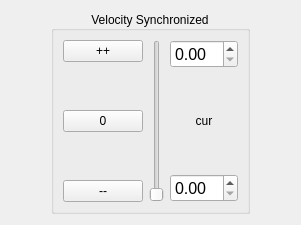
                    <widget class="QWidget" name="steering_control_synchronized_tab_widget">
                      <attribute name="title">
                        <string>Synchronized</string>
                      </attribute>
                      <layout class="QHBoxLayout" name="steering_control_synchronized_tab_widget_horizontal_layout">
                        <item>
                          <spacer name="steering_control_synchronized_tab_widget_horizontal_layout_left_spacer">
                            <property name="orientation">
                              <enum>Qt::Horizontal</enum>
                            </property>
                            <property name="sizeHint" stdset="0">
                              <size>
                                <width>40</width>
                                <height>20</height>
                              </size>
                            </property>
                          </spacer>
                        </item>
                        <item>
                          <widget class="QGroupBox" name="steering_control_synchronized_group_box">
                            <property name="title">
                              <string>Velocity Synchronized</string>
                            </property>
                            <property name="alignment">
                              <set>Qt::AlignCenter</set>
                            </property>
                            <layout class="QHBoxLayout" name="steering_control_synchronized_horizontal_layout">
                              <item>
                                <layout class="QVBoxLayout" name="steering_control_synchronized_button">
                                  <item>
                                    <widget class="QPushButton" name="steering_control_synchronized_button_increase">
                                      <property name="text">
                                        <string>++</string>
                                      </property>
                                    </widget>
                                  </item>
                                  <item>
                                    <spacer name="steering_control_synchronized_button_upper_spacer">
                                      <property name="orientation">
                                        <enum>Qt::Vertical</enum>
                                      </property>
                                      <property name="sizeHint" stdset="0">
                                        <size>
                                          <width>20</width>
                                          <height>40</height>
                                        </size>
                                      </property>
                                    </spacer>
                                  </item>
                                  <item>
                                    <widget class="QPushButton" name="steering_control_synchronized_button_reset">
                                      <property name="text">
                                        <string>0</string>
                                      </property>
                                    </widget>
                                  </item>
                                  <item>
                                    <spacer name="steering_control_synchronized_button_lower_spacer">
                                      <property name="orientation">
                                        <enum>Qt::Vertical</enum>
                                      </property>
                                      <property name="sizeHint" stdset="0">
                                        <size>
                                          <width>20</width>
                                          <height>40</height>
                                        </size>
                                      </property>
                                    </spacer>
                                  </item>
                                  <item>
                                    <widget class="QPushButton" name="steering_control_synchronized_button_decrease">
                                      <property name="text">
                                        <string>--</string>
                                      </property>
                                    </widget>
                                  </item>
                                </layout>
                              </item>
                              <item>
                                <widget class="QSlider" name="steering_control_synchronized_slider">
                                  <property name="orientation">
                                    <enum>Qt::Vertical</enum>
                                  </property>
                                </widget>
                              </item>
                              <item>
                                <layout class="QVBoxLayout" name="steering_control_synchronized_value">
                                  <item>
                                    <widget class="QDoubleSpinBox" name="steering_control_synchronized_value_maximum">
                                      <property name="font">
                                        <font>
                                          <pointsize>12</pointsize>
                                        </font>
                                      </property>
                                    </widget>
                                  </item>
                                  <item>
                                    <spacer name="steering_control_synchronized_value_upper_spacer">
                                      <property name="orientation">
                                        <enum>Qt::Vertical</enum>
                                      </property>
                                      <property name="sizeHint" stdset="0">
                                        <size>
                                          <width>20</width>
                                          <height>40</height>
                                        </size>
                                      </property>
                                    </spacer>
                                  </item>
                                  <item>
                                    <widget class="QLabel" name="steering_control_synchronized_value_current">
                                      <property name="text">
                                        <string>cur</string>
                                      </property>
                                      <property name="alignment">
                                        <set>Qt::AlignCenter</set>
                                      </property>
                                    </widget>
                                  </item>
                                  <item>
                                    <spacer name="steering_control_synchronized_value_lower_spacer">
                                      <property name="orientation">
                                        <enum>Qt::Vertical</enum>
                                      </property>
                                      <property name="sizeHint" stdset="0">
                                        <size>
                                          <width>20</width>
                                          <height>40</height>
                                        </size>
                                      </property>
                                    </spacer>
                                  </item>
                                  <item>
                                    <widget class="QDoubleSpinBox" name="steering_control_synchronized_value_minimum">
                                      <property name="font">
                                        <font>
                                          <pointsize>12</pointsize>
                                        </font>
                                      </property>
                                    </widget>
                                  </item>
                                </layout>
                              </item>
                            </layout>
                          </widget>
                        </item>
                        <item>
                          <spacer name="steering_control_synchronized_tab_widget_vertical_layout_right_spacer">
                            <property name="orientation">
                              <enum>Qt::Horizontal</enum>
                            </property>
                            <property name="sizeHint" stdset="0">
                              <size>
                                <width>40</width>
                                <height>20</height>
                              </size>
                            </property>
                          </spacer>
                        </item>
                      </layout>
                    </widget>
